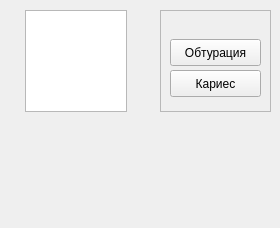
<?xml version="1.0" encoding="UTF-8"?>
<ui version="4.0">
 <class>SurfacePanel</class>
 <widget class="QWidget" name="SurfacePanel">
  <property name="geometry">
   <rect>
    <x>0</x>
    <y>0</y>
    <width>280</width>
    <height>228</height>
   </rect>
  </property>
  <property name="windowTitle">
   <string>SurfacePanel</string>
  </property>
  <widget class="QLabel" name="statusInfoLabel">
   <property name="geometry">
    <rect>
     <x>10</x>
     <y>130</y>
     <width>121</width>
     <height>16</height>
    </rect>
   </property>
   <property name="text">
    <string/>
   </property>
   <property name="alignment">
    <set>Qt::AlignHCenter|Qt::AlignTop</set>
   </property>
   <property name="wordWrap">
    <bool>true</bool>
   </property>
  </widget>
  <widget class="QLabel" name="surfaceInfoLabel">
   <property name="geometry">
    <rect>
     <x>10</x>
     <y>113</y>
     <width>121</width>
     <height>16</height>
    </rect>
   </property>
   <property name="text">
    <string/>
   </property>
   <property name="alignment">
    <set>Qt::AlignCenter</set>
   </property>
   <property name="wordWrap">
    <bool>true</bool>
   </property>
  </widget>
  <widget class="QGraphicsView" name="surfaceView">
   <property name="geometry">
    <rect>
     <x>25</x>
     <y>10</y>
     <width>102</width>
     <height>102</height>
    </rect>
   </property>
   <property name="sizePolicy">
    <sizepolicy hsizetype="Fixed" vsizetype="Fixed">
     <horstretch>0</horstretch>
     <verstretch>0</verstretch>
    </sizepolicy>
   </property>
   <property name="minimumSize">
    <size>
     <width>102</width>
     <height>102</height>
    </size>
   </property>
   <property name="maximumSize">
    <size>
     <width>102</width>
     <height>102</height>
    </size>
   </property>
   <property name="toolTip">
    <string>&lt;html&gt;&lt;head/&gt;&lt;body&gt;&lt;p&gt;Ляв бутон: добави статус&lt;br/&gt;Десен бутон: прехмахни статус&lt;/p&gt;&lt;/body&gt;&lt;/html&gt;</string>
   </property>
  </widget>
  <widget class="QFrame" name="group">
   <property name="geometry">
    <rect>
     <x>160</x>
     <y>10</y>
     <width>111</width>
     <height>102</height>
    </rect>
   </property>
   <property name="sizePolicy">
    <sizepolicy hsizetype="Preferred" vsizetype="Preferred">
     <horstretch>0</horstretch>
     <verstretch>0</verstretch>
    </sizepolicy>
   </property>
   <property name="minimumSize">
    <size>
     <width>102</width>
     <height>102</height>
    </size>
   </property>
   <property name="maximumSize">
    <size>
     <width>16777215</width>
     <height>102</height>
    </size>
   </property>
   <property name="frameShape">
    <enum>QFrame::StyledPanel</enum>
   </property>
   <property name="frameShadow">
    <enum>QFrame::Plain</enum>
   </property>
   <widget class="QLabel" name="sideBox">
    <property name="geometry">
     <rect>
      <x>10</x>
      <y>5</y>
      <width>91</width>
      <height>16</height>
     </rect>
    </property>
    <property name="sizePolicy">
     <sizepolicy hsizetype="Preferred" vsizetype="Fixed">
      <horstretch>0</horstretch>
      <verstretch>0</verstretch>
     </sizepolicy>
    </property>
    <property name="minimumSize">
     <size>
      <width>0</width>
      <height>0</height>
     </size>
    </property>
    <property name="maximumSize">
     <size>
      <width>16777215</width>
      <height>16777215</height>
     </size>
    </property>
    <property name="text">
     <string/>
    </property>
    <property name="alignment">
     <set>Qt::AlignCenter</set>
    </property>
   </widget>
   <widget class="StatusButton" name="sideObturation">
    <property name="geometry">
     <rect>
      <x>10</x>
      <y>29</y>
      <width>91</width>
      <height>27</height>
     </rect>
    </property>
    <property name="sizePolicy">
     <sizepolicy hsizetype="Preferred" vsizetype="Fixed">
      <horstretch>0</horstretch>
      <verstretch>0</verstretch>
     </sizepolicy>
    </property>
    <property name="styleSheet">
     <string notr="true"/>
    </property>
    <property name="text">
     <string>Обтурация</string>
    </property>
    <property name="checkable">
     <bool>true</bool>
    </property>
   </widget>
   <widget class="StatusButton" name="sideCaries">
    <property name="geometry">
     <rect>
      <x>10</x>
      <y>60</y>
      <width>91</width>
      <height>27</height>
     </rect>
    </property>
    <property name="sizePolicy">
     <sizepolicy hsizetype="Preferred" vsizetype="Fixed">
      <horstretch>0</horstretch>
      <verstretch>0</verstretch>
     </sizepolicy>
    </property>
    <property name="styleSheet">
     <string notr="true"/>
    </property>
    <property name="text">
     <string>Кариес</string>
    </property>
    <property name="checkable">
     <bool>true</bool>
    </property>
   </widget>
  </widget>
 </widget>
 <layoutdefault spacing="6" margin="11"/>
 <customwidgets>
  <customwidget>
   <class>StatusButton</class>
   <extends>QPushButton</extends>
   <header>View/uiComponents/StatusButton.h</header>
  </customwidget>
 </customwidgets>
 <resources/>
 <connections/>
</ui>
